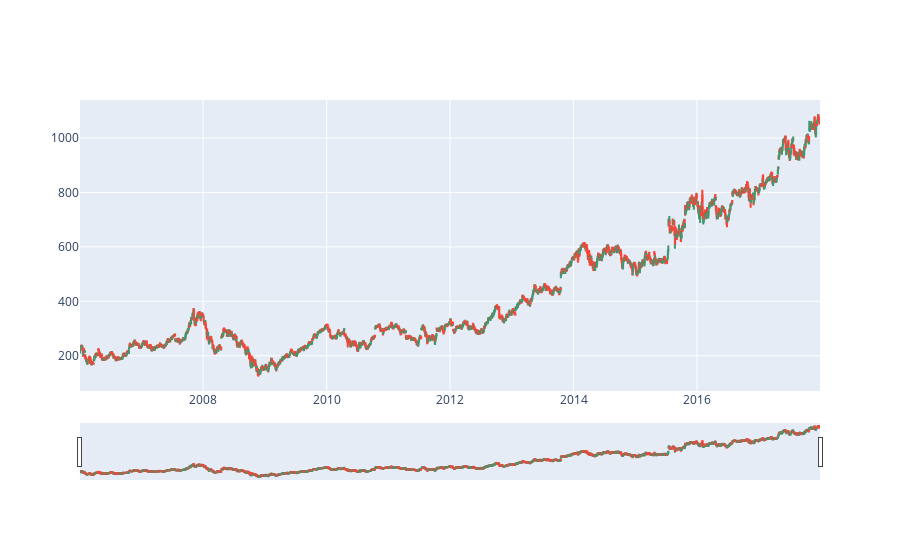

The code cell stored with this chart in its notebook:
### Code cell
# Candlestick chart of 2006-2018
trace = go.Candlestick(x=google.index,
                       open=google.Open,
                       high=google.High,
                       low=google.Low,
                       close=google.Close)

data = [trace]
iplot(data, filename='simple_candelstick')

### Figure 1 — Plotly figure (JSON) as saved in the notebook; plotly's stock layout.template omitted (floating-point values rounded to 4 significant figures; data arrays with more than 128 entries replaced by an {"elided": "..."} marker saying what was removed)
{"data": [{"close": {"elided": "3019 float values"}, "high": {"elided": "3019 float values"}, "low": {"elided": "3019 float values"}, "open": {"elided": "3019 float values"}, "type": "candlestick", "x": {"elided": "3019 str values"}}], "layout": {}}
